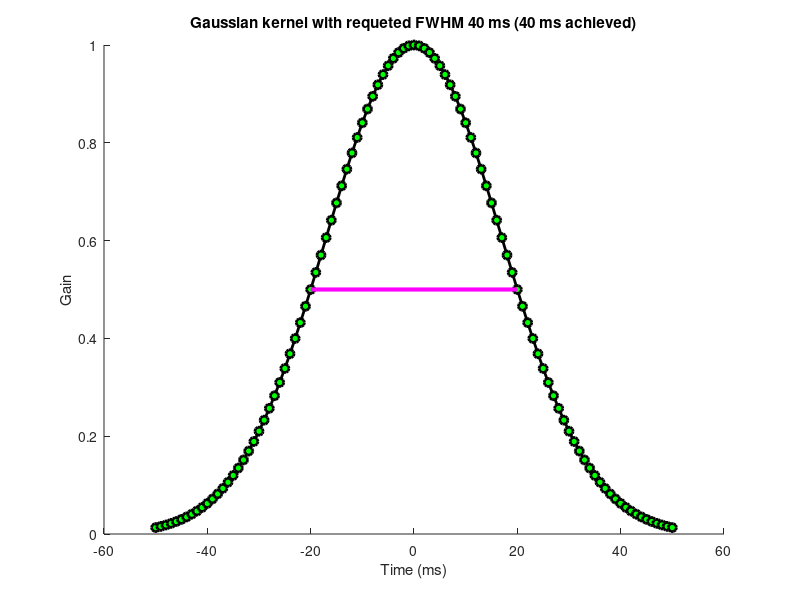
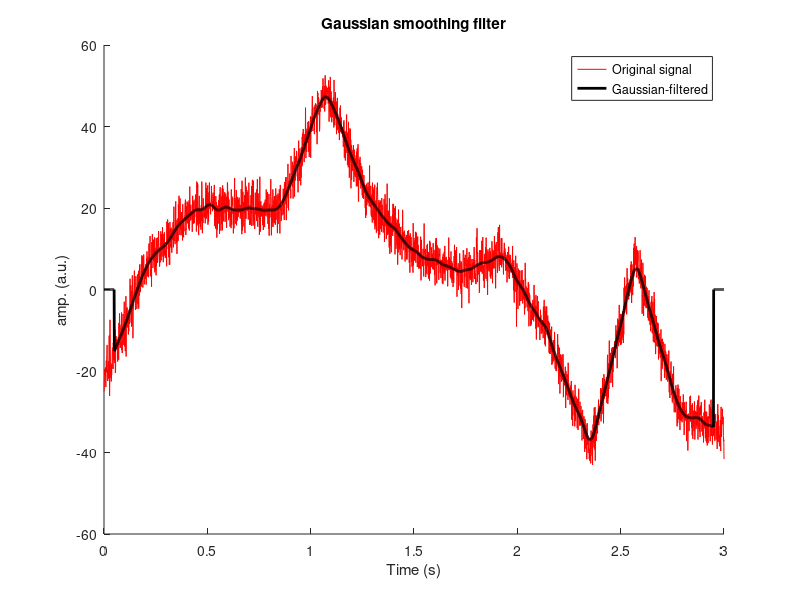

The MATLAB source for these figures, in order:
%% Gaussian-smooth filter of time series data
% Author: Will Decker
% Code adapted from Mike X. Cohen's "Signal Processing Problems" course

%%

% signal parameters

samplerate = 1000; % measured in Hz
time = 0:1/samplerate:3; % 1 sample point over 3 seconds
n = length(time);
p = 15; % time points

% generate noise

noiselevel = 3; % measured in standard deviations
noise = noiselevel * randn(size(time)); % randomly generate noise along signal

% amplitude modulator

ampl = interp1(randn(p,1)*25, linspace(1,p,n));

% signal

signal = ampl + noise;

%% Generate Gaussian kernel

% full width at half maximum, 'w', (FWHM)

w = 40;

% normalized time vector

k = 50; % filter window
t = 1000 * (-k:k)/samplerate;

% create Gaussian formula

gaussian = exp(-(4*log(2)*t.^2)/w^2);

% create emperical 'w', emperical FWHM

prePeakHalf = k + dsearchn(gaussian(k + 1:end)', .5); % 50 percent gain
postPeakHalf = dsearchn(gaussian(1:k)', .5); % 50 percent gain
empericalw = t(prePeakHalf) - t(postPeakHalf);

%% Plot Gaussian

% figure

figure(1), clf, hold on 
plot(t, gaussian, 'ko-', 'MarkerFaceColor', 'g', 'linew', 2)
plot(t([prePeakHalf postPeakHalf]), gaussian([prePeakHalf postPeakHalf]), 'm', 'linew', 3);

% normalize Gaussian to unit energy (keeps the filtered signal to scale of raw signal

gaussian = gaussian / sum(gaussian); % total probability density = 1, area under the curve = 1, allows filtered signal to be in same units as original signal
title([ 'Gaussian kernel with requeted FWHM ' num2str(w) ' ms (' num2str(empericalw) ' ms achieved)' ])
xlabel('Time (ms)'), ylabel('Gain')

%% Implement filter

% filter signal vector

filtsig = zeros(size(signal));

% implement gaussian filter

for i = k + 1:n - k - 1

    filtsig(i) = sum(signal(i - k: i +k).*gaussian);

end


%% Plot filtered signal

% figure

figure(2), clf, hold on
plot(time, signal, 'r');
plot(time, filtsig, 'k', 'linew', 2);
xlabel('Time (s)'), ylabel('amp. (a.u.)')
legend({'Original signal';'Gaussian-filtered'})
title('Gaussian smoothing filter')

zoom on

%% 